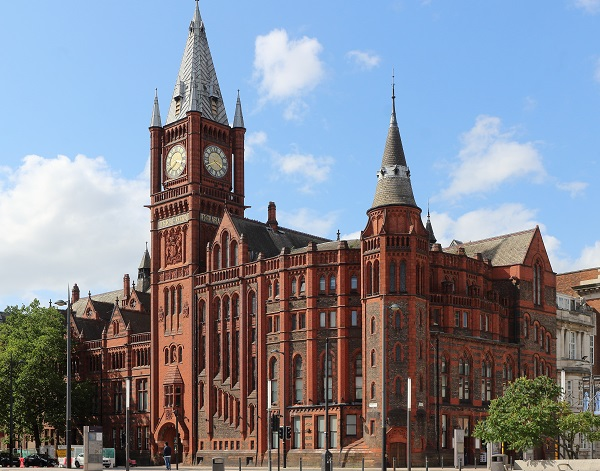
#> input picture victoria.jpg, 600 x 471 px
$ python main.py
#> lines starting #> are read from the running program, lines starting #| are printed output that depends on the picture
#> in main, img is the input picture: shape (471, 600, 3); mean B, G, R 146.4, 134, 129.3
'''
THIS ASSIGNMENT WAS DONE ON PyCharm WITH PYTHON VERSION 3.6.6 AND THE PACKAGE
opencv-contrib-python VERSION 3.4.2.16
'''
import numpy as np
import cv2


# Function to show image in a window
def cv2_imshow(image):
    cv2.imshow('Convolved Image', image)
    cv2.waitKey(0)
    cv2.destroyAllWindows()


# Function to convert image to grayscale
def grayScale(image):
    output = image.copy()
    gray = cv2.cvtColor(output, cv2.COLOR_BGR2GRAY)
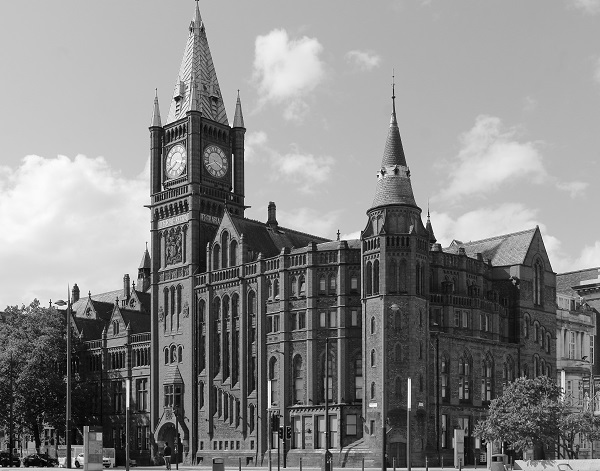
#> gray: shape (471, 600); min 0, max 255, mean 134
    return gray


# Function that reimplements cv2.filter2D function
def filter2D(image, kernel, padding=0, strides=1):
    # Get Shapes of Kernel and Image
#> called with kernel = array of shape (5, 5), padding = 1, strides = 1
    xKernShape = kernel.shape[0]
    yKernShape = kernel.shape[1]
    xImgShape = image.shape[0]
#> xImgShape = 471
    yImgShape = image.shape[1]
#> yImgShape = 600

    # Shape of Output Image (Convolved Image)
    xOutput = int(((xImgShape + padding - xKernShape) / strides) + 1)
#> xOutput = 468
    yOutput = int(((yImgShape + padding - yKernShape) / strides) + 1)
#> yOutput = 597
    output = np.zeros((xOutput, yOutput))

    # Apply equal Padding to all sides
    if padding != 0:
        imagePadded = np.zeros((image.shape[0] + padding*2, image.shape[1] + padding*2))
        imagePadded[int(padding):int(-1 * padding), int(padding):int(-1 * padding)] = image
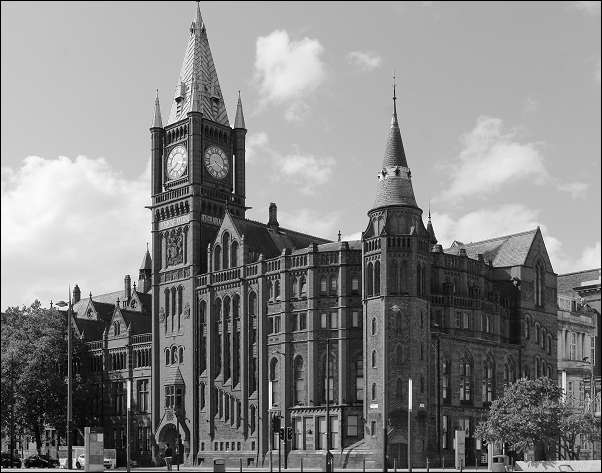
#> imagePadded: shape (473, 602) float64; min 0, max 255, mean 133
    else:
        imagePadded = image

    # Iterate through image
    for y in range(image.shape[1]):
        # Exit Convolution
        if y > image.shape[1] - yKernShape:
            break
        # Only Convolve if y has gone down by the specified Strides
        if y % strides == 0:
            for x in range(image.shape[0]):
                # Go to next row once kernel is out of bounds
                if x > image.shape[0] - xKernShape:
                    break
                try:
                    # Only Convolve if x has moved by the specified Strides
                    if x % strides == 0:
                        output[x, y] = (kernel * imagePadded[x: x + xKernShape, y: y + yKernShape]).sum()/255
                except:
                    break
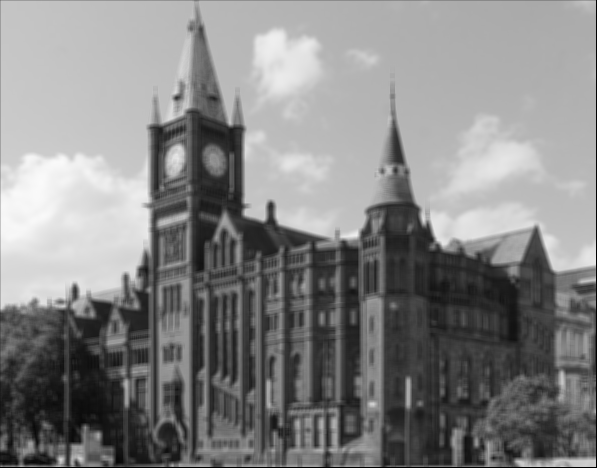
#> output: shape (468, 597) float64; min 0, max 0.982, mean 0.522
    return output


# Main function
def main():

    # Read image
    img = cv2.imread('./victoria.jpg')

    # Convert to grayscale
    image = grayScale(img)

    # Define a Kernel
    #kernel = np.array([[-1, -1, -1], [-1, 8, -1], [-1, -1, -1]])
    kernel = np.ones((5, 5), np.float32)/25

    # Convolve and visualise output
    output = filter2D(image, kernel, padding=1)
    cv2_imshow(output)


main()
